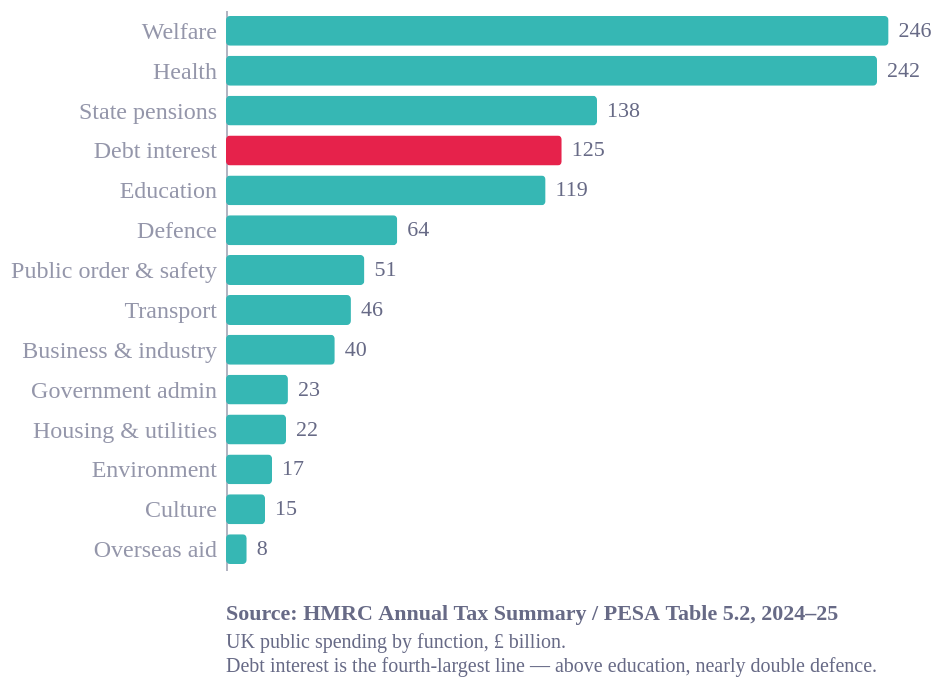

The Vega-Lite source for this figure:
### Vega-Lite specification from a JSON file in a GitHub repository (floating-point values rounded to 4 significant figures)
{"config": {"font": "Circular Std", "text": {"color": "#676A86", "align": "left", "baseline": "middle", "dx": 7, "dy": 0, "fontSize": 11}, "view": {"stroke": "transparent", "continuousWidth": 400, "continuousHeight": 300, "discreteWidth": 400, "discreteHeight": 300, "fill": "transparent"}, "range": {"category": ["#36B7B4", "#E6224B", "#F4C245", "#0063AF", "#00A767", "#179FDB", "#EB5C2E", "#5C267B", "#122B39"], "diverging": ["#E6224B", "#E54753", "#C9C9C9", "#179FDB", "#122B39"], "heatmap": ["#C9C9C9", "#179FDB", "#0063AF", "#122B39"], "ordinal": ["#00A767", "#36B7B4", "#179FDB", "#0063AF", "#243B5A"]}, "bar": {"color": "#179fdb"}, "line": {"color": "#e6224b"}, "rule": {"color": "#676A86"}, "area": {"opacity": 0.8}, "point": {"filled": true, "size": 80, "color": "#e6224b", "opacity": 0.95}, "geoshape": {"stroke": "white", "strokeWidth": 0.3}, "rect": {"fill": "#d6d4d4", "opacity": 0.3}, "axis": {"labelColor": "#676A86", "labelFontSize": 11, "labelFont": "Circular Std", "labelOpacity": 0.7, "tickColor": "#676A86", "tickOpacity": 0.5, "domainColor": "#676A86", "domainOpacity": 0.5, "gridColor": "#676A86", "gridDash": [2, 2], "gridOpacity": 0.5, "title": null, "titleColor": "#676A86", "titleOpacity": 0.8, "tickSize": 4}, "axisXDiscrete": {"grid": false, "labelAngle": 0, "tickCount": 10, "tickOpacity": 0.5, "title": null}, "axisYDiscrete": {"ticks": false, "labelPadding": 5}, "axisXTemporal": {"grid": false, "ticks": true}, "axisXQuantitative": {"grid": true}, "axisYQuantitative": {"gridColor": "#676A86", "gridDash": [1, 5], "gridOpacity": 0.5, "ticks": false, "labelPadding": 5, "tickCount": 8, "titleAngle": 0, "titleAlign": "left", "titleBaseline": "bottom", "titleX": 0, "titleY": -5}, "title": {"color": "#676A86E6", "subtitleColor": "#676A86", "font": "Circular Std", "subtitleFont": "Circular Std", "anchor": "start", "fontSize": 14, "subtitleFontSize": 12, "subtitlePadding": 4, "offset": 0, "frame": "group"}, "legend": {"titleColor": "#122b39", "title": null, "labelColor": "#122b39", "labelFontSize": 11}, "background": "white"}, "layer": [{"mark": {"type": "bar", "cornerRadius": 2}, "encoding": {"color": {"field": "hi", "legend": null, "scale": {"domain": [true, false], "range": ["#E6224B", "#36B7B4"]}, "type": "nominal"}, "x": {"axis": null, "field": "spend", "scale": {"domain": [0, 260]}, "title": null, "type": "quantitative"}, "y": {"axis": {"labelFontSize": 12, "labelLimit": 220}, "field": "fn", "scale": {"paddingInner": 0.25, "paddingOuter": 0.15}, "sort": ["Welfare", "Health", "State pensions", "Debt interest", "Education", "Defence", "Public order & safety", "Transport", "Business & industry", "Government admin", "Housing & utilities", "Environment", "Culture", "Overseas aid"], "title": null, "type": "nominal"}}}, {"mark": {"type": "text", "align": "left", "color": "#676A86", "dx": 5, "fontSize": 11}, "encoding": {"text": {"field": "spend", "format": ".0f", "type": "quantitative"}, "x": {"field": "spend", "type": "quantitative"}, "y": {"axis": {"labelFontSize": 12, "labelLimit": 220}, "field": "fn", "scale": {"paddingInner": 0.25, "paddingOuter": 0.15}, "sort": ["Welfare", "Health", "State pensions", "Debt interest", "Education", "Defence", "Public order & safety", "Transport", "Business & industry", "Government admin", "Housing & utilities", "Environment", "Culture", "Overseas aid"], "title": null, "type": "nominal"}}}], "data": {"name": "data-7f1888e50fdc6ab2029bd5c793a9101e"}, "height": 280, "title": {"text": "Source: HMRC Annual Tax Summary / PESA Table 5.2, 2024–25", "anchor": "start", "color": "#676A86", "dy": 12, "fontSize": 11, "orient": "bottom", "subtitle": ["UK public spending by function, £ billion.", "Debt interest is the fourth-largest line — above education, nearly double defence."], "subtitleColor": "#676A86", "subtitleFontSize": 10}, "width": 350, "$schema": "https://vega.github.io/schema/vega-lite/v6.4.1.json", "datasets": {"data-7f1888e50fdc6ab2029bd5c793a9101e": [{"fn": "Welfare", "spend": 246.1, "hi": false}, {"fn": "Health", "spend": 241.8, "hi": false}, {"fn": "State pensions", "spend": 137.8, "hi": false}, {"fn": "Debt interest", "spend": 124.7, "hi": true}, {"fn": "Education", "spend": 118.7, "hi": false}, {"fn": "Defence", "spend": 63.6, "hi": false}, {"fn": "Public order & safety", "spend": 51.4, "hi": false}, {"fn": "Transport", "spend": 46.4, "hi": false}, {"fn": "Business & industry", "spend": 40.4, "hi": false}, {"fn": "Government admin", "spend": 23.0, "hi": false}, {"fn": "Housing & utilities", "spend": 22.3, "hi": false}, {"fn": "Environment", "spend": 17.1, "hi": false}, {"fn": "Culture", "spend": 14.5, "hi": false}, {"fn": "Overseas aid", "spend": 7.7, "hi": false}]}}
